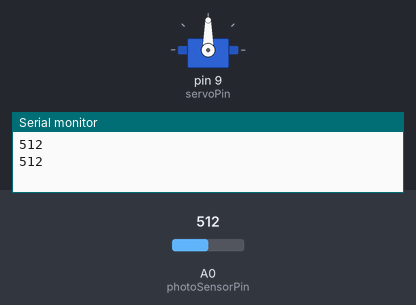
A sketch run on a simulated Arduino Uno, built with avr-gcc and run on an emulated ATmega328P. Parts: servo, the last lines printed to the serial monitor. Inputs (shaded band) come from the test bench; at power-on: A0 (photoSensorPin) = 512.

Above: at 1.8 s.
1.9 s: A0 (photoSensorPin) set to 716
At 3.0 s:
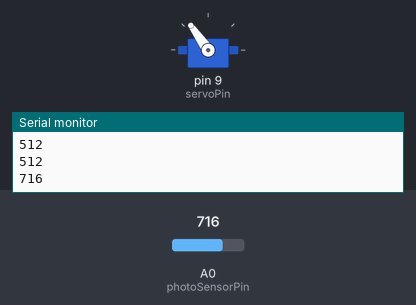
3.5 s: A0 (photoSensorPin) set to 900
At 4.6 s:
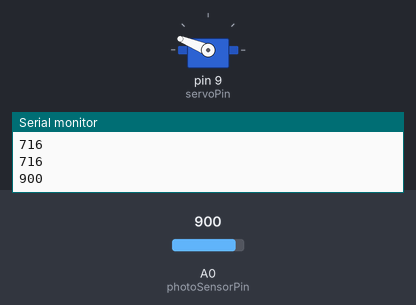
5.5 s: A0 (photoSensorPin) set to 1023
At 7.2 s:
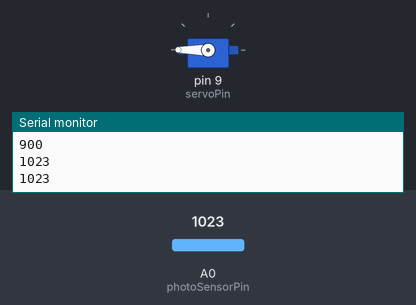
7.5 s: A0 (photoSensorPin) set to 306
At 8.9 s:
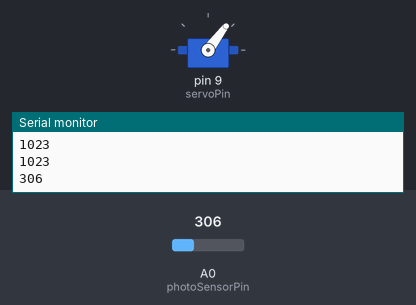
9.5 s: A0 (photoSensorPin) set to 122
At 10.4 s:
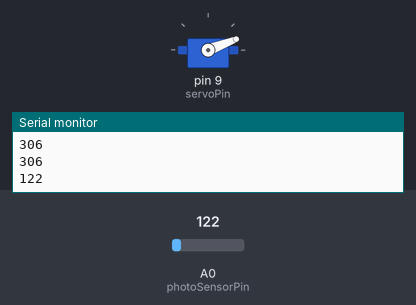
11.5 s: A0 (photoSensorPin) set to 0
At 13.2 s:
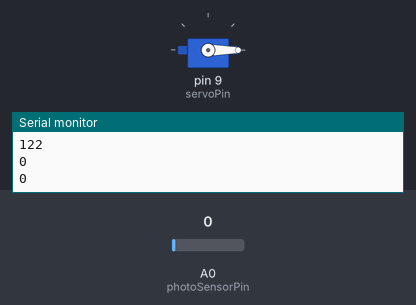
Timing chart, 0 to 14.5 s (numbered marks = the images above; inputs shaded):
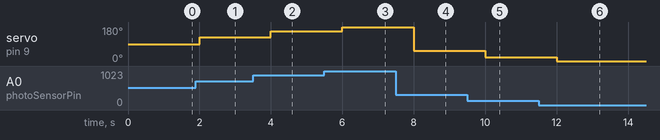

The sketch:

arduino_servo_control.ino
```cpp
// VISHNU AJAY
// 10/10/2023
// Photo Resistor to Servo angle
// REV A

#include <Servo.h> // Servo Library

int photoSensorPin = A0; // Pin connected to the photoresistor
int servoPin = 9;        // Pin connected to the servo
Servo myServo;

void setup() {
  Serial.begin(9600);
  pinMode(photoSensorPin, INPUT);  // Set up as input for sensor
  myServo.attach(servoPin);        // Attach servo to pin
}

void loop() {
  int sensorValue = analogRead(photoSensorPin);
  Serial.println(sensorValue);     // Print sensor value

  int servoAngle = map(sensorValue, 0, 1023, 0, 180); // Map sensor value to servo angle
  myServo.write(servoAngle);       // Set servo position

  delay(1000); // 1 second delay
}
```

Measured:
- after the input at 1.9 s, servo on pin 9 (servoPin): 90° → 125° after 0.10 s
- after the input at 3.5 s, servo on pin 9 (servoPin): 125° → 158° after 0.50 s
- after the input at 5.5 s, servo on pin 9 (servoPin): 158° → 180° after 0.50 s
- after the input at 7.5 s, servo on pin 9 (servoPin): 180° → 53° after 0.50 s
- after the input at 9.5 s, servo on pin 9 (servoPin): 53° → 21° after 0.50 s
- after the input at 11.5 s, servo on pin 9 (servoPin): 21° → 0° after 0.51 s
